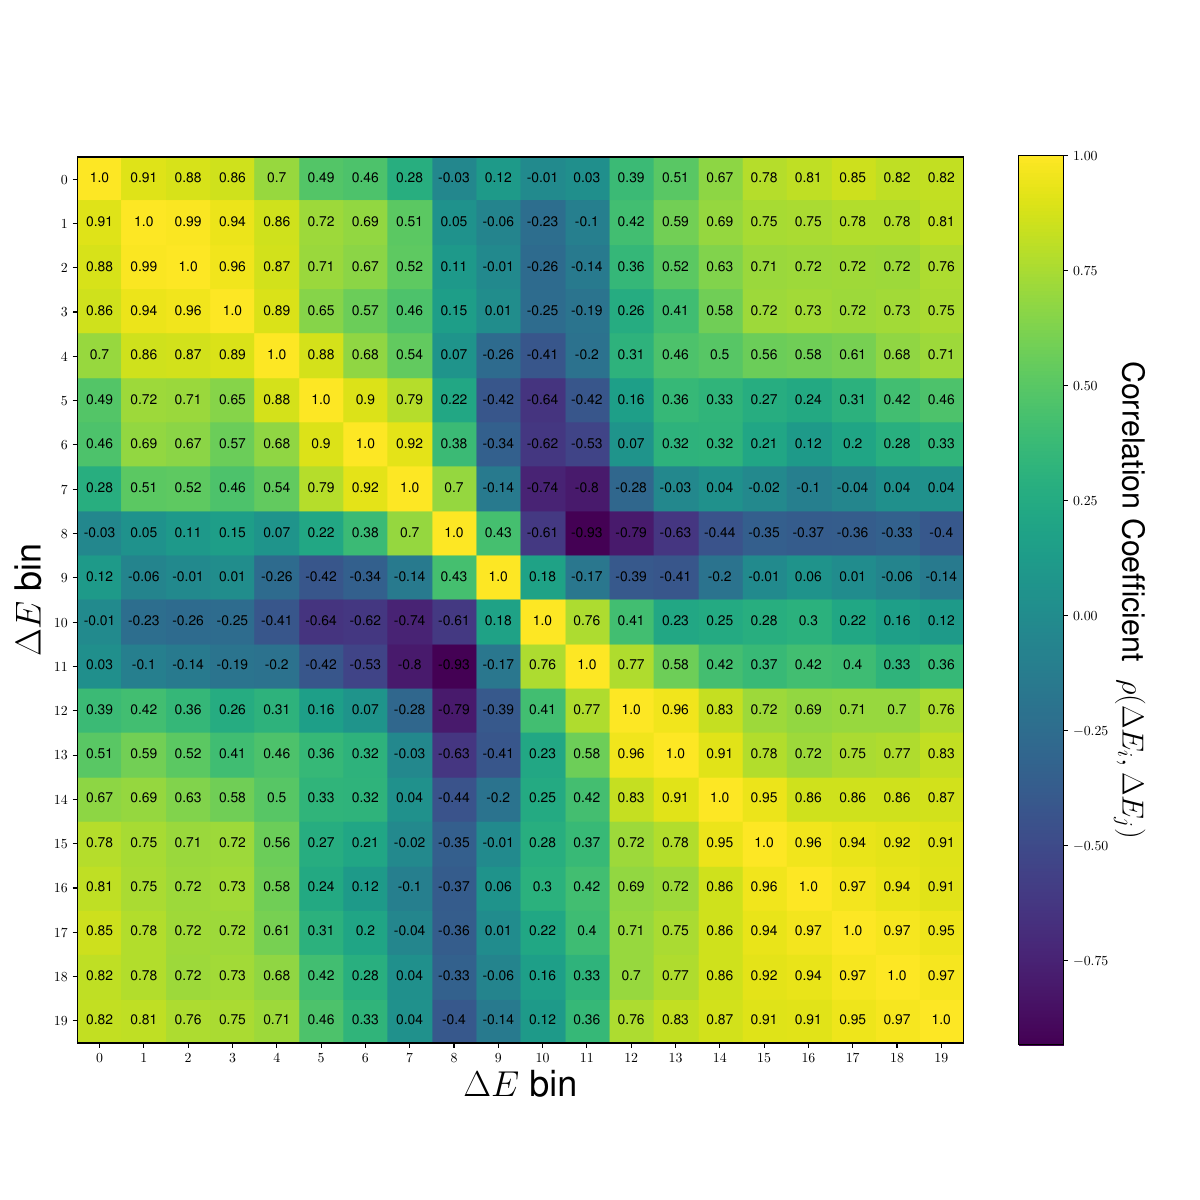

Generate this figure with Python:
# Call all relevant libraries
import numpy as np
from numpy import loadtxt
import math
import scipy
#import sklearn
from scipy import optimize
from scipy.optimize import leastsq
from io import StringIO
import matplotlib.pyplot as plt
rescolors = plt.rcParams['axes.prop_cycle'].by_key()['color']
from matplotlib import gridspec
from  matplotlib import rc
rc('font',**{'family':'sans-serif','sans-serif':['Helvetica']})
rc('text',usetex=True)
###################################################

# Read the data
spectra = np.loadtxt("Data/Spectra.txt")
print(spectra)

# Compute corrmat
ndat=20
nsp=15
mean=np.zeros(ndat)
sigma=np.zeros(ndat)
bbin=np.zeros(ndat)
for idat in range(ndat):
    summ=0
    summ2=0
    bbin[idat]=idat
    for isp in range(nsp):
        summ = summ + spectra[idat][isp]/nsp
        summ2 = summ2 + pow(spectra[idat][isp],2)/nsp
    mean[idat]=summ
    sigma[idat] = pow(summ2 -summ**2, 0.5)


for idat in range(ndat):
    print(idat, sigma[idat]/mean[idat])


rho=np.zeros((ndat,ndat))
for idat in range(ndat):
    for jdat in range(ndat):
        sumd=0
        for isp in range(nsp):
            sumd = sumd + spectra[idat][isp]*spectra[jdat][isp]/nsp
        rho[idat][jdat] = (sumd - mean[idat]*mean[jdat])/( sigma[idat] * sigma[jdat] )

print(rho)


fig, ax = plt.subplots(figsize=(12,12))
im = ax.imshow(rho)

for i in range(ndat):
    for j in range(ndat):
        text = ax.text(j, i, np.round(rho[i, j], 2),
                       ha="center", va="center", color="black")

cbar = ax.figure.colorbar(im,shrink=0.76)
cbar.ax.set_ylabel(r"Correlation Coefficient~~$\rho(\Delta E_i, \Delta E_j)$", rotation=-90, va="bottom",fontsize=22)
        
ax.set_xlabel(r'$\Delta E$ bin', fontsize=26)
ax.set_ylabel(r'$\Delta E$ bin', fontsize=26)
ax.set_xticks(np.arange(ndat))
ax.set_yticks(np.arange(ndat))
#ax.legend(fontsize=20)

fig.tight_layout()
plt.savefig("corrmat.pdf")
print("saved plot: corrmat.pdf")

print("\n\n ****** Plot all spectra separately")

plt.clf()


fig, ax = plt.subplots(figsize=(5,3.5))

for isp in range(nsp):

    spc=np.zeros(ndat)
    for idat in range(ndat):
        spc[idat]=spectra[idat][isp]

    p=ax.plot(bbin,spc,color=rescolors[0],ls="dashed",lw=0.7)
    ax.tick_params(which='both',direction='in',labelsize=13,right=True)
    ax.tick_params(which='major',length=3)
    ax.tick_params(which='minor',length=2)
    ax.set_xlabel(r'$\Delta E~{\rm bin}$', fontsize=20)
    ax.set_ylabel(r'$\rm Intensity (a.u.)$', fontsize=20)
    ax.set_title(r"${\rm Vacuum},~t_{\exp}=100~{\rm ms},~E_b=200~{\rm keV}$",fontsize=18)
    ax.axes.yaxis.set_ticks([])

fig.tight_layout()
plt.savefig("spectra.pdf")
print("saved plot: spectra.pdf")
